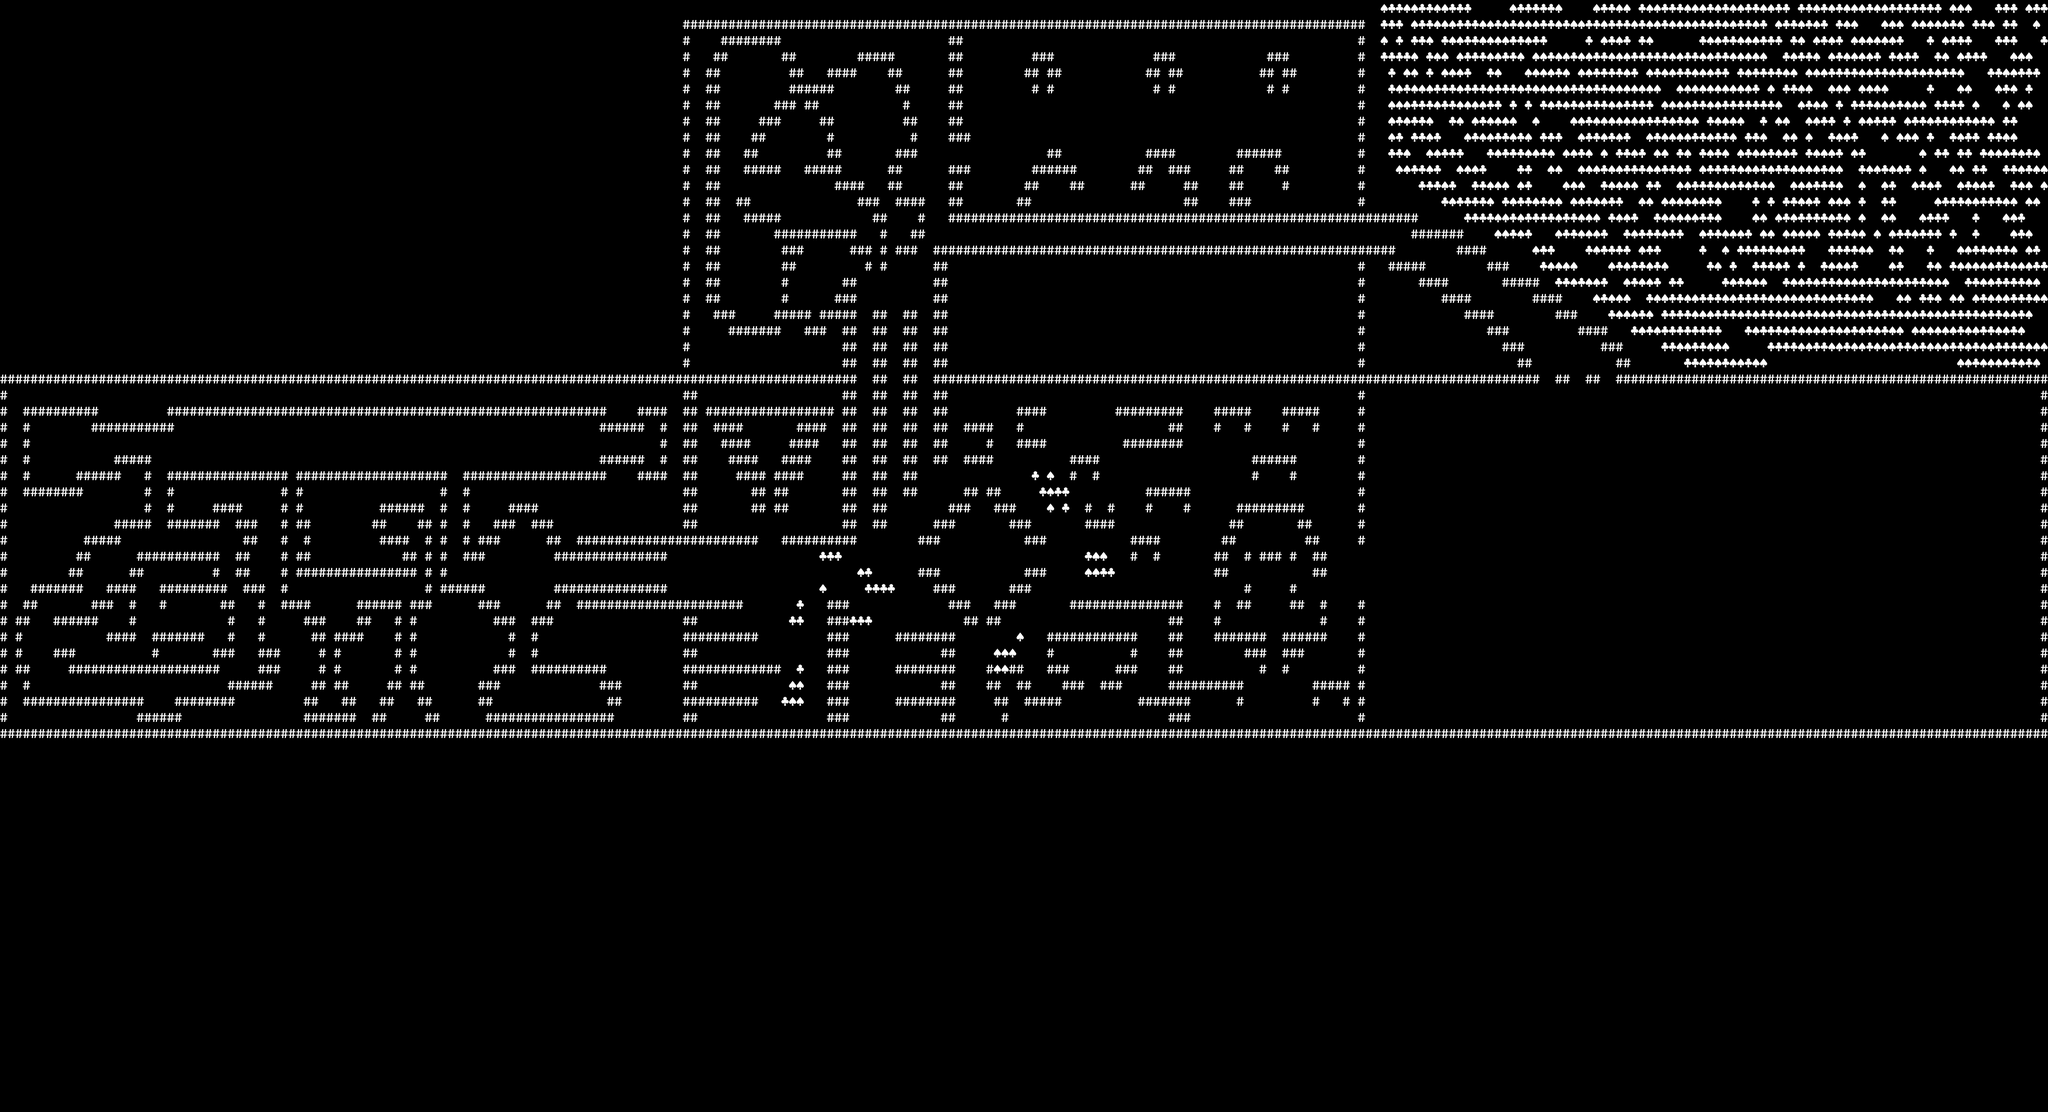

Below is a game level as drawn by its tile map, then a one-line description and the .tmx that defines it (tile-layer data replaced by summaries):
An orthogonal 270x69 tile map with 16x34 px tiles, 1 tile layer (Слой тайлов 1) and 19 objects.

<map version="1.5" tiledversion="1.7.2" orientation="orthogonal" renderorder="left-up" width="270" height="69" tilewidth="16" tileheight="34" infinite="0" nextlayerid="9" nextobjectid="47">
 <properties>
  <property name="Color" type="color" value="#ff4fecec" />
  <property name="LootTableName" value="Mraumir" />
  <property name="NameToken" value="MapMraumir" />
 </properties>
 <tileset firstgid="1" name="Consolas1" tilewidth="16" tileheight="34" spacing="1" tilecount="1015" columns="35">
  <image source="../Tilesets/Fonts/test/spacing/Consolas_0.png" width="600" height="1024" />
  <tile id="2">
   <properties>
    <property name="Color" type="color" value="#ffcacaca" />
    <property name="IsBounds" type="bool" value="true" />
   </properties>
  </tile>
  <tile id="787">
   <properties>
    <property name="Color" type="color" value="#ff00aa00" />
    <property name="IsBounds" type="bool" value="true" />
   </properties>
  </tile>
  <tile id="788">
   <properties>
    <property name="Color" type="color" value="#ff55aa00" />
    <property name="IsBounds" type="bool" value="true" />
   </properties>
  </tile>
 </tileset>
 <layer id="7" name="Слой тайлов 1" width="270" height="69">
  <data>[18630 cells, 3740 non-empty, 3 distinct tile ids]</data>
 </layer>
 <objectgroup id="2" name="Слой объектов 1">
  <object id="28" gid="32" x="2160" y="1190" width="16" height="34">
   <properties>
    <property name="Color" type="color" value="#ffff0000" />
    <property name="IsBound" type="bool" value="false" />
    <property name="idobj" value="player" />
    <property name="type" value="player" />
   </properties>
  </object>
  <object id="30" gid="474" x="2064" y="1054" width="16" height="34">
   <properties>
    <property name="Color" type="color" value="#ffde20ff" />
    <property name="idobj" value="rat" />
    <property name="type" value="spawner" />
   </properties>
  </object>
  <object id="31" gid="82" x="1600" y="918" width="16" height="34">
   <properties>
    <property name="Color" type="color" value="#ffab7138" />
    <property name="class" value="bruiser" />
    <property name="idobj" value="rat" />
    <property name="race" value="animal" />
    <property name="type" value="enemy" />
   </properties>
  </object>
 </objectgroup>
 <objectgroup id="8" name="Areas" visible="0">
  <object id="32" x="1922.79" y="1019.67" width="295.212" height="306.667">
   <properties>
    <property name="Color" type="color" value="#ffd6da07" />
    <property name="NameToken" value="AreaMainSquare" />
    <property name="type" value="area" />
   </properties>
  </object>
  <object id="33" x="2546.18" y="1056.55" width="255.212" height="370.667">
   <properties>
    <property name="Color" type="color" value="#ff1881c8" />
    <property name="NameToken" value="AreaChapel" />
    <property name="type" value="area" />
   </properties>
  </object>
  <object id="34" x="2208.39" y="1336.67" width="193.212" height="130.667">
   <properties>
    <property name="Color" type="color" value="#ffc8b16d" />
    <property name="NameToken" value="AreaSmith" />
    <property name="type" value="area" />
   </properties>
  </object>
  <object id="35" x="1995.39" y="822.667" width="807.212" height="186.667">
   <properties>
    <property name="Color" type="color" value="#ff7dc86c" />
    <property name="NameToken" value="AreaUpperCommerce" />
    <property name="type" value="area" />
   </properties>
  </object>
  <object id="36" x="2276.39" y="1034.67" width="237.212" height="178.667">
   <properties>
    <property name="Color" type="color" value="#ff5b904e" />
    <property name="NameToken" value="AreaLowerCommerce" />
    <property name="type" value="area" />
   </properties>
  </object>
  <object id="37" x="1456.39" y="796.667" width="335.212" height="342.667">
   <properties>
    <property name="Color" type="color" value="#ffaa0000" />
    <property name="NameToken" value="AreaOldTemple" />
    <property name="type" value="area" />
   </properties>
  </object>
  <object id="38" x="1448.39" y="1274.67" width="329.212" height="274.667">
   <properties>
    <property name="Color" type="color" value="#ffe086e3" />
    <property name="NameToken" value="AreaGuestMarket" />
    <property name="type" value="area" />
   </properties>
  </object>
  <object id="40" x="354.394" y="856.667" width="925.212" height="152.667">
   <properties>
    <property name="Color" type="color" value="#ff4eb8ff" />
    <property name="NameToken" value="LearningTunnel" />
    <property name="type" value="area" />
   </properties>
  </object>
  <object id="41" x="53.394" y="859.667" width="257.212" height="180.667">
   <properties>
    <property name="Color" type="color" value="#ffffca8e" />
    <property name="NameToken" value="MagePantryArea" />
    <property name="type" value="area" />
   </properties>
  </object>
  <object id="42" x="1295.39" y="851.667" width="115.212" height="168.667">
   <properties>
    <property name="Color" type="color" value="#ffde21ff" />
    <property name="NameToken" value="MageResidents" />
    <property name="type" value="area" />
   </properties>
  </object>
  <object id="43" x="998.394" y="1047.67" width="195.212" height="278.667">
   <properties>
    <property name="Color" type="color" value="#ff555500" />
    <property name="NameToken" value="MageSquare" />
    <property name="type" value="area" />
   </properties>
  </object>
  <object id="44" x="1006.39" y="1394.67" width="309.212" height="134.667">
   <properties>
    <property name="Color" type="color" value="#ffaa557f" />
    <property name="NameToken" value="MageMarket" />
    <property name="type" value="area" />
   </properties>
  </object>
  <object id="45" x="593.394" y="1018.67" width="329.212" height="518.667">
   <properties>
    <property name="Color" type="color" value="#ff55007f" />
    <property name="NameToken" value="MageDarking" />
    <property name="type" value="area" />
   </properties>
  </object>
  <object id="46" x="33.394" y="1053.67" width="557.212" height="476.667">
   <properties>
    <property name="Color" type="color" value="#ff7589d1" />
    <property name="NameToken" value="MageUnivercity" />
    <property name="type" value="area" />
   </properties>
  </object>
 </objectgroup>
 <objectgroup id="3" name="Regions" visible="0">
  <object id="12" x="1440" y="782" width="1440" height="782">
   <properties>
    <property name="Color" type="color" value="#ffaa5500" />
    <property name="NameToken" value="RegionMarket" />
    <property name="type" value="region" />
   </properties>
  </object>
  <object id="39" x="11.1515" y="790.455" width="1440" height="782">
   <properties>
    <property name="Color" type="color" value="#ff5555ff" />
    <property name="NameToken" value="RegionMageQuarter" />
    <property name="type" value="region" />
   </properties>
  </object>
 </objectgroup>
</map>
